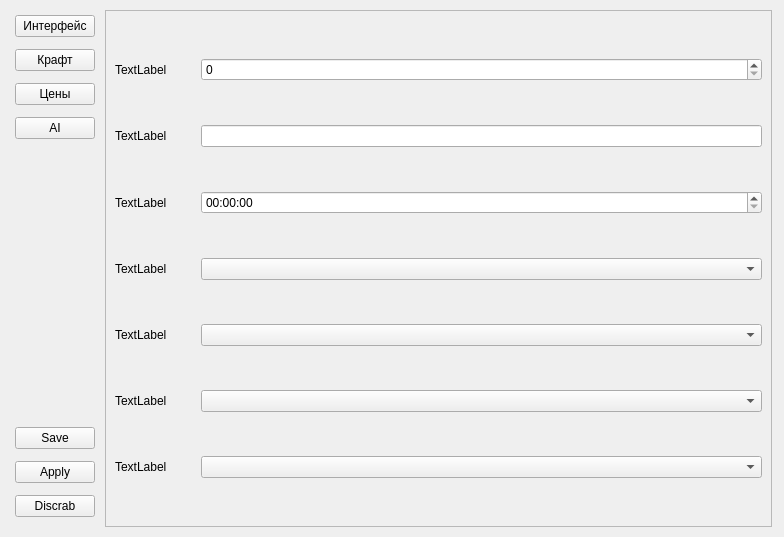
<?xml version="1.0" encoding="UTF-8"?>
<ui version="4.0">
 <class>Form</class>
 <widget class="QWidget" name="Form">
  <property name="geometry">
   <rect>
    <x>0</x>
    <y>0</y>
    <width>784</width>
    <height>537</height>
   </rect>
  </property>
  <property name="windowTitle">
   <string>Form</string>
  </property>
  <layout class="QHBoxLayout" name="horizontalLayout">
   <property name="spacing">
    <number>0</number>
   </property>
   <property name="leftMargin">
    <number>5</number>
   </property>
   <property name="topMargin">
    <number>10</number>
   </property>
   <property name="rightMargin">
    <number>12</number>
   </property>
   <property name="bottomMargin">
    <number>10</number>
   </property>
   <item>
    <widget class="QFrame" name="verticalFrame">
     <property name="sizePolicy">
      <sizepolicy hsizetype="Preferred" vsizetype="Expanding">
       <horstretch>0</horstretch>
       <verstretch>0</verstretch>
      </sizepolicy>
     </property>
     <layout class="QVBoxLayout" name="verticalLayout">
      <property name="spacing">
       <number>12</number>
      </property>
      <property name="leftMargin">
       <number>10</number>
      </property>
      <property name="topMargin">
       <number>5</number>
      </property>
      <property name="rightMargin">
       <number>10</number>
      </property>
      <property name="bottomMargin">
       <number>10</number>
      </property>
      <item>
       <widget class="QPushButton" name="pushButton_2">
        <property name="text">
         <string>Интерфейс</string>
        </property>
       </widget>
      </item>
      <item>
       <widget class="QPushButton" name="pushButton_5">
        <property name="text">
         <string>Крафт</string>
        </property>
       </widget>
      </item>
      <item>
       <widget class="QPushButton" name="pushButton_4">
        <property name="text">
         <string>Цены</string>
        </property>
       </widget>
      </item>
      <item>
       <widget class="QPushButton" name="pushButton_3">
        <property name="text">
         <string>AI</string>
        </property>
       </widget>
      </item>
      <item>
       <spacer name="verticalSpacer">
        <property name="orientation">
         <enum>Qt::Vertical</enum>
        </property>
        <property name="sizeType">
         <enum>QSizePolicy::Expanding</enum>
        </property>
        <property name="sizeHint" stdset="0">
         <size>
          <width>20</width>
          <height>40</height>
         </size>
        </property>
       </spacer>
      </item>
      <item>
       <widget class="QPushButton" name="pushButton_6">
        <property name="text">
         <string>Save</string>
        </property>
       </widget>
      </item>
      <item>
       <widget class="QPushButton" name="pushButton_7">
        <property name="text">
         <string>Apply</string>
        </property>
       </widget>
      </item>
      <item>
       <widget class="QPushButton" name="pushButton_8">
        <property name="text">
         <string>Discrab</string>
        </property>
       </widget>
      </item>
     </layout>
    </widget>
   </item>
   <item>
    <widget class="QScrollArea" name="scrollArea">
     <property name="widgetResizable">
      <bool>true</bool>
     </property>
     <widget class="QWidget" name="scrollAreaWidgetContents">
      <property name="geometry">
       <rect>
        <x>0</x>
        <y>0</y>
        <width>670</width>
        <height>515</height>
       </rect>
      </property>
      <layout class="QGridLayout" name="gridLayout">
       <item row="1" column="0">
        <widget class="QLabel" name="label_2">
         <property name="minimumSize">
          <size>
           <width>80</width>
           <height>0</height>
          </size>
         </property>
         <property name="text">
          <string>TextLabel</string>
         </property>
        </widget>
       </item>
       <item row="0" column="1">
        <widget class="QSpinBox" name="spinBox"/>
       </item>
       <item row="1" column="1">
        <widget class="QLineEdit" name="lineEdit"/>
       </item>
       <item row="0" column="0">
        <widget class="QLabel" name="label">
         <property name="minimumSize">
          <size>
           <width>80</width>
           <height>0</height>
          </size>
         </property>
         <property name="text">
          <string>TextLabel</string>
         </property>
        </widget>
       </item>
       <item row="4" column="0">
        <widget class="QLabel" name="label_6">
         <property name="minimumSize">
          <size>
           <width>80</width>
           <height>0</height>
          </size>
         </property>
         <property name="text">
          <string>TextLabel</string>
         </property>
        </widget>
       </item>
       <item row="5" column="0">
        <widget class="QLabel" name="label_7">
         <property name="minimumSize">
          <size>
           <width>80</width>
           <height>0</height>
          </size>
         </property>
         <property name="text">
          <string>TextLabel</string>
         </property>
        </widget>
       </item>
       <item row="2" column="1">
        <widget class="QTimeEdit" name="timeEdit"/>
       </item>
       <item row="3" column="0">
        <widget class="QLabel" name="label_5">
         <property name="minimumSize">
          <size>
           <width>80</width>
           <height>0</height>
          </size>
         </property>
         <property name="text">
          <string>TextLabel</string>
         </property>
        </widget>
       </item>
       <item row="2" column="0">
        <widget class="QLabel" name="label_4">
         <property name="minimumSize">
          <size>
           <width>80</width>
           <height>0</height>
          </size>
         </property>
         <property name="text">
          <string>TextLabel</string>
         </property>
        </widget>
       </item>
       <item row="6" column="0">
        <widget class="QLabel" name="label_8">
         <property name="minimumSize">
          <size>
           <width>80</width>
           <height>0</height>
          </size>
         </property>
         <property name="text">
          <string>TextLabel</string>
         </property>
        </widget>
       </item>
       <item row="3" column="1">
        <widget class="QComboBox" name="comboBox"/>
       </item>
       <item row="4" column="1">
        <widget class="QComboBox" name="comboBox_2"/>
       </item>
       <item row="5" column="1">
        <widget class="QComboBox" name="comboBox_3"/>
       </item>
       <item row="6" column="1">
        <widget class="QComboBox" name="comboBox_4"/>
       </item>
      </layout>
     </widget>
    </widget>
   </item>
  </layout>
 </widget>
 <resources/>
 <connections/>
</ui>
